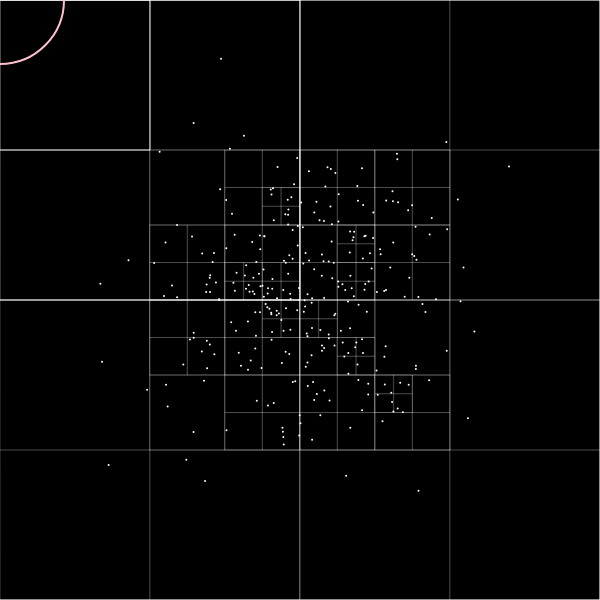
Frame 1 (no input)
Frame 60 (no input): identical to frame 1, image omitted
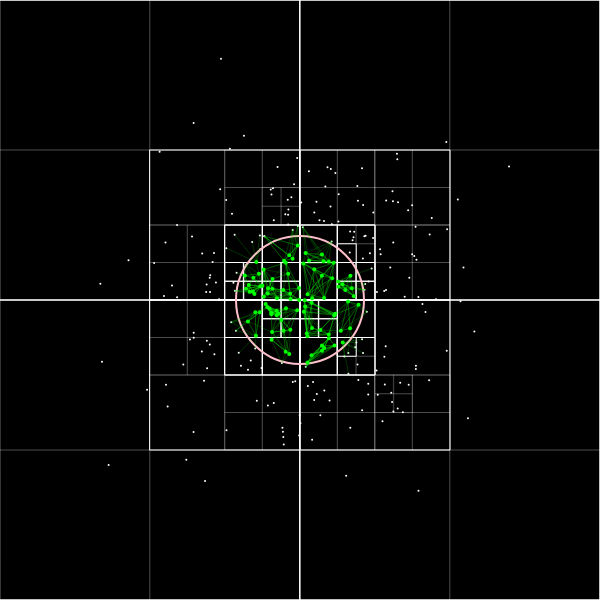
Frame 120 (the mouse pressed at the canvas centre since frame 60)

The p5.js sketch that drew these frames (run headless with seeded random() and noise() and a simulated clock; from frame 60 on, the mouse is pressed at the canvas centre):

// p5.js sketch
// ── sketch.js
// Daniel Shiffman
// https://thecodingtrain.com/CodingChallenges/098.1-quadtree.html
// https://thecodingtrain.com/CodingChallenges/098.2-quadtree.html
// https://thecodingtrain.com/CodingChallenges/098.3-quadtree.html

let qtree;

function setup() {
    createCanvas(600, 600);
    background(255);
    let boundary = new Rectangle(width / 2, height / 2, width / 2, height / 2);
    qtree = QuadTree.create();
    for (let i = 0; i < 300; i++) {
        let x = randomGaussian(width / 2, width / 8);
        let y = randomGaussian(height / 2, height / 8);
        let p = new Point(x, y);
        qtree.insert(p);
    }
}

function draw() {
    background(0);

    let range = new Circle(mouseX, mouseY, 64);
    show(qtree, range);
    stroke("pink");
    ellipse(range.x, range.y, range.r * 2);

    let points = qtree.query(range);
    for (let p of points) {
        stroke(0, 255, 0);
        strokeWeight(4);
        point(p.x, p.y);

        if (mouseIsPressed) {
            let neighbors = qtree.closest(new Point(p.x, p.y), 8);
            stroke(0, 255, 0, 50);
            strokeWeight(1);
            for (let n of neighbors) {
                line(p.x, p.y, n.x, n.y);
            }
        }
    }
}

function show(qtree, range) {
    noFill();
    strokeWeight(1);
    rectMode(CENTER);
    stroke(255, 41);
    if (range.intersects(qtree.boundary)) {
        stroke(255);
    }
    rect(qtree.boundary.x, qtree.boundary.y, qtree.boundary.w, qtree.boundary.h);

    stroke(255);
    strokeWeight(2);
    for (let p of qtree.points) {
        point(p.x, p.y);
    }

    if (qtree.divided) {
        show(qtree.northeast, range);
        show(qtree.northwest, range);
        show(qtree.southeast, range);
        show(qtree.southwest, range);
    }
}
// ── quadtree.js
// Daniel Shiffman
// http://codingtra.in
// http://patreon.com/codingtrain

// QuadTree

class Point {
    constructor(x, y, data) {
        this.x = x;
        this.y = y;
        this.userData = data;
    }

    // Skips Math.sqrt for faster comparisons
    sqDistanceFrom(other) {
        const dx = other.x - this.x;
        const dy = other.y - this.y;

        return dx * dx + dy * dy;
    }

    // Pythagorus: a^2 = b^2 + c^2
    distanceFrom(other) {
        return Math.sqrt(this.sqDistanceFrom(other));
    }
}

class Rectangle {
    constructor(x, y, w, h) {
        this.x = x;
        this.y = y;
        this.w = w;
        this.h = h;
        this.left = x - w / 2;
        this.right = x + w / 2;
        this.top = y - h / 2;
        this.bottom = y + h / 2;
    }

    contains(point) {
        return (
            this.left <= point.x && point.x <= this.right &&
            this.top <= point.y && point.y <= this.bottom
        );
    }

    intersects(range) {
        return !(
            this.right < range.left || range.right < this.left ||
            this.bottom < range.top || range.bottom < this.top
        );
    }

    subdivide(quadrant) {
        switch (quadrant) {
            case 'ne':
                return new Rectangle(this.x + this.w / 4, this.y - this.h / 4, this.w / 2, this.h / 2);
            case 'nw':
                return new Rectangle(this.x - this.w / 4, this.y - this.h / 4, this.w / 2, this.h / 2);
            case 'se':
                return new Rectangle(this.x + this.w / 4, this.y + this.h / 4, this.w / 2, this.h / 2);
            case 'sw':
                return new Rectangle(this.x - this.w / 4, this.y + this.h / 4, this.w / 2, this.h / 2);
        }
    }

    xDistanceFrom(point) {
        if (this.left <= point.x && point.x <= this.right) {
            return 0;
        }

        return Math.min(
            Math.abs(point.x - this.left),
            Math.abs(point.x - this.right)
        );
    }

    yDistanceFrom(point) {
        if (this.top <= point.y && point.y <= this.bottom) {
            return 0;
        }

        return Math.min(
            Math.abs(point.y - this.top),
            Math.abs(point.y - this.bottom)
        );
    }

    // Skips Math.sqrt for faster comparisons
    sqDistanceFrom(point) {
        const dx = this.xDistanceFrom(point);
        const dy = this.yDistanceFrom(point);

        return dx * dx + dy * dy;
    }

    // Pythagorus: a^2 = b^2 + c^2
    distanceFrom(point) {
        return Math.sqrt(this.sqDistanceFrom(point));
    }
}

// circle class for a circle shaped query
class Circle {
    constructor(x, y, r) {
        this.x = x;
        this.y = y;
        this.r = r;
        this.rSquared = this.r * this.r;
    }

    contains(point) {
        // check if the point is in the circle by checking if the euclidean distance of
        // the point and the center of the circle if smaller or equal to the radius of
        // the circle
        let d = Math.pow((point.x - this.x), 2) + Math.pow((point.y - this.y), 2);
        return d <= this.rSquared;
    }

    intersects(range) {

        let xDist = Math.abs(range.x - this.x);
        let yDist = Math.abs(range.y - this.y);

        // radius of the circle
        let r = this.r;

        let w = range.w / 2;
        let h = range.h / 2;

        let edges = Math.pow((xDist - w), 2) + Math.pow((yDist - h), 2);

        // no intersection
        if (xDist > (r + w) || yDist > (r + h))
            return false;

        // intersection within the circle
        if (xDist <= w || yDist <= h)
            return true;

        // intersection on the edge of the circle
        return edges <= this.rSquared;
    }
}

class QuadTree {
    DEFAULT_CAPACITY = 8;
    MAX_DEPTH = 8;

    constructor(boundary, capacity = this.DEFAULT_CAPACITY, _depth = 0) {
        if (!boundary) {
            throw TypeError('boundary is null or undefined');
        }
        if (!(boundary instanceof Rectangle)) {
            throw TypeError('boundary should be a Rectangle');
        }
        if (typeof capacity !== 'number') {
            throw TypeError(`capacity should be a number but is a ${typeof capacity}`);
        }
        if (capacity < 1) {
            throw RangeError('capacity must be greater than 0');
        }

        this.boundary = boundary;
        this.capacity = capacity;
        this.points = [];
        this.divided = false;

        this.depth = _depth;
    }

    get children() {
        if (this.divided) {
            return [
                this.northeast,
                this.northwest,
                this.southeast,
                this.southwest
            ];
        } else {
            return [];
        }
    }

    static create() {
        if (arguments.length === 0) {
            if (typeof width === "undefined") {
                throw new TypeError("No global width defined");
            }
            if (typeof height === "undefined") {
                throw new TypeError("No global height defined");
            }
            let bounds = new Rectangle(width / 2, height / 2, width, height);
            return new QuadTree(bounds, this.DEFAULT_CAPACITY);
        }
        if (arguments[0] instanceof Rectangle) {
            let capacity = arguments[1] || this.DEFAULT_CAPACITY;
            return new QuadTree(arguments[0], capacity);
        }
        if (typeof arguments[0] === "number" &&
            typeof arguments[1] === "number" &&
            typeof arguments[2] === "number" &&
            typeof arguments[3] === "number") {
            let capacity = arguments[4] || this.DEFAULT_CAPACITY;
            return new QuadTree(new Rectangle(arguments[0], arguments[1], arguments[2], arguments[3]), capacity);
        }
        throw new TypeError('Invalid parameters');
    }

    toJSON() {
        let obj = {};

        if (this.divided) {
            if (this.northeast.divided || this.northeast.points.length > 0) {
                obj.ne = this.northeast.toJSON();
            }
            if (this.northwest.divided || this.northwest.points.length > 0) {
                obj.nw = this.northwest.toJSON();
            }
            if (this.southeast.divided || this.southeast.points.length > 0) {
                obj.se = this.southeast.toJSON();
            }
            if (this.southwest.divided || this.southwest.points.length > 0) {
                obj.sw = this.southwest.toJSON();
            }
        } else {
            obj.points = this.points;
        }

        if (this.depth === 0) {
            obj.capacity = this.capacity;
            obj.x = this.boundary.x;
            obj.y = this.boundary.y;
            obj.w = this.boundary.w;
            obj.h = this.boundary.h;
        }

        return obj;
    }

    static fromJSON(obj, x, y, w, h, capacity, depth) {
        if (typeof x === "undefined") {
            if ("x" in obj) {
                x = obj.x;
                y = obj.y;
                w = obj.w;
                h = obj.h;
                capacity = obj.capacity;
                depth = 0;
            } else {
                throw TypeError("JSON missing boundary information");
            }
        }

        let qt = new QuadTree(new Rectangle(x, y, w, h), capacity, depth);

        qt.points = obj.points ?? null;
        qt.divided = qt.points === null; // points are set to null on subdivide

        if (
            "ne" in obj ||
            "nw" in obj ||
            "se" in obj ||
            "sw" in obj
        ) {
            const x = qt.boundary.x;
            const y = qt.boundary.y;
            const w = qt.boundary.w / 2;
            const h = qt.boundary.h / 2;

            if ("ne" in obj) {
                qt.northeast = QuadTree.fromJSON(obj.ne, x + w / 2, y - h / 2, w, h, capacity, depth + 1);
            } else {
                qt.northeast = new QuadTree(qt.boundary.subdivide('ne'), capacity, depth + 1);
            }
            if ("nw" in obj) {
                qt.northwest = QuadTree.fromJSON(obj.nw, x - w / 2, y - h / 2, w, h, capacity, depth + 1);
            } else {
                qt.northwest = new QuadTree(qt.boundary.subdivide('nw'), capacity, depth + 1);
            }
            if ("se" in obj) {
                qt.southeast = QuadTree.fromJSON(obj.se, x + w / 2, y + h / 2, w, h, capacity, depth + 1);
            } else {
                qt.southeast = new QuadTree(qt.boundary.subdivide('se'), capacity, depth + 1);
            }
            if ("sw" in obj) {
                qt.southwest = QuadTree.fromJSON(obj.sw, x - w / 2, y + h / 2, w, h, capacity, depth + 1);
            } else {
                qt.southwest = new QuadTree(qt.boundary.subdivide('sw'), capacity, depth + 1);
            }
        }

        return qt;
    }

    subdivide() {
        this.northeast = new QuadTree(this.boundary.subdivide('ne'), this.capacity, this.depth + 1);
        this.northwest = new QuadTree(this.boundary.subdivide('nw'), this.capacity, this.depth + 1);
        this.southeast = new QuadTree(this.boundary.subdivide('se'), this.capacity, this.depth + 1);
        this.southwest = new QuadTree(this.boundary.subdivide('sw'), this.capacity, this.depth + 1);

        this.divided = true;

        // Move points to children.
        // This improves performance by placing points
        // in the smallest available rectangle.
        for (const p of this.points) {
            const inserted =
                this.northeast.insert(p) ||
                this.northwest.insert(p) ||
                this.southeast.insert(p) ||
                this.southwest.insert(p);

            if (!inserted) {
                throw RangeError('capacity must be greater than 0');
            }
        }

        this.points = [];
    }

    insert(point) {
        if (!this.boundary.contains(point)) {
            return false;
        }

        if (!this.divided) {
            if (
                this.points.length < this.capacity ||
                this.depth === this.MAX_DEPTH
            ) {
                this.points.push(point);
                return true;
            }

            this.subdivide();
        }

        return (
            this.northeast.insert(point) ||
            this.northwest.insert(point) ||
            this.southeast.insert(point) ||
            this.southwest.insert(point)
        );
    }

    query(range, found) {
        if (!found) {
            found = [];
        }

        if (!range.intersects(this.boundary)) {
            return found;
        }

        if (this.divided) {
            this.northwest.query(range, found);
            this.northeast.query(range, found);
            this.southwest.query(range, found);
            this.southeast.query(range, found);
            return found;
        }

        for (const p of this.points) {
            if (range.contains(p)) {
                found.push(p);
            }
        }

        return found;
    }

    closest(searchPoint, maxCount = 1, maxDistance = Infinity) {
        if (typeof searchPoint === "undefined") {
            throw TypeError("Method 'closest' needs a point");
        }

        const sqMaxDistance = maxDistance ** 2;
        return this.kNearest(searchPoint, maxCount, sqMaxDistance, 0, 0).found;
    }

    kNearest(searchPoint, maxCount, sqMaxDistance, furthestSqDistance, foundSoFar) {
        let found = [];

        if (this.divided) {
            this.children
                .sort((a, b) => a.boundary.sqDistanceFrom(searchPoint) - b.boundary.sqDistanceFrom(searchPoint))
                .forEach((child) => {
                    const sqDistance = child.boundary.sqDistanceFrom(searchPoint);
                    if (sqDistance > sqMaxDistance) {
                        return;
                    } else if (foundSoFar < maxCount || sqDistance < furthestSqDistance) {
                        const result = child.kNearest(searchPoint, maxCount, sqMaxDistance, furthestSqDistance, foundSoFar);
                        const childPoints = result.found;
                        found = found.concat(childPoints);
                        foundSoFar += childPoints.length;
                        furthestSqDistance = result.furthestSqDistance;
                    }
                });
        } else {
            this.points
                .sort((a, b) => a.sqDistanceFrom(searchPoint) - b.sqDistanceFrom(searchPoint))
                .forEach((p) => {
                    const sqDistance = p.sqDistanceFrom(searchPoint);
                    if (sqDistance > sqMaxDistance) {
                        return;
                    } else if (foundSoFar < maxCount || sqDistance < furthestSqDistance) {
                        found.push(p);
                        furthestSqDistance = Math.max(sqDistance, furthestSqDistance);
                        foundSoFar++;
                    }
                });
        }

        return {
            found: found.sort((a, b) => a.sqDistanceFrom(searchPoint) - b.sqDistanceFrom(searchPoint)).slice(0, maxCount),
            furthestSqDistance: Math.sqrt(furthestSqDistance),
        };
    }

    forEach(fn) {
        if (this.divided) {
            this.northeast.forEach(fn);
            this.northwest.forEach(fn);
            this.southeast.forEach(fn);
            this.southwest.forEach(fn);
        } else {
            this.points.forEach(fn);
        }
    }

    merge(other, capacity) {
        let left = Math.min(this.boundary.left, other.boundary.left);
        let right = Math.max(this.boundary.right, other.boundary.right);
        let top = Math.min(this.boundary.top, other.boundary.top);
        let bottom = Math.max(this.boundary.bottom, other.boundary.bottom);

        let height = bottom - top;
        let width = right - left;

        let midX = left + width / 2;
        let midY = top + height / 2;

        let boundary = new Rectangle(midX, midY, width, height);
        let result = new QuadTree(boundary, capacity);

        this.forEach(point => result.insert(point));
        other.forEach(point => result.insert(point));

        return result;
    }

    get length() {
        if (this.divided) {
            return (
                this.northwest.length +
                this.northeast.length +
                this.southwest.length +
                this.southeast.length
            );
        }

        return this.points.length;
    }
}

if (typeof module !== "undefined") {
    module.exports = { Point, Rectangle, QuadTree, Circle };
}
